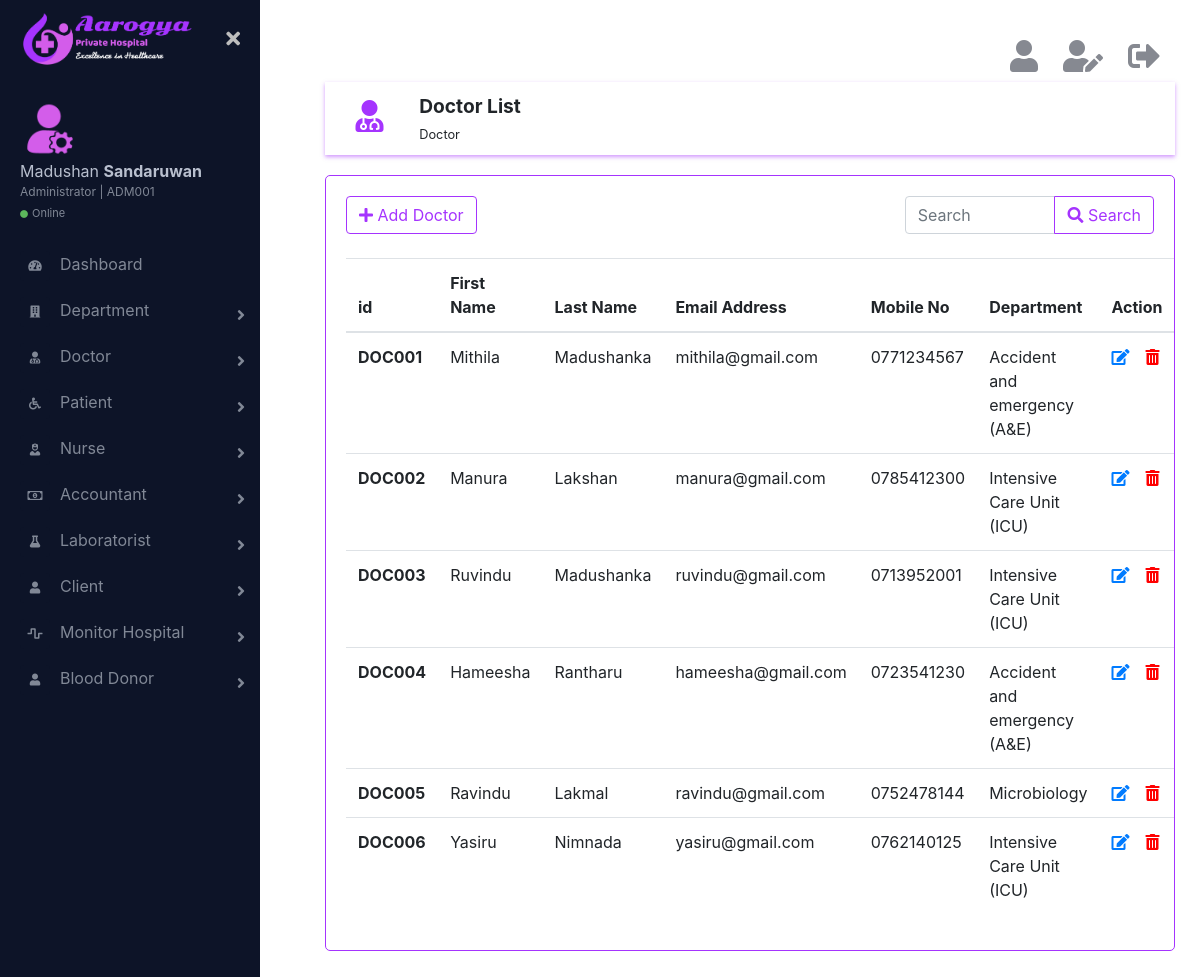
Page /html/doctorList.php (signed in) on the committed database.
### tables this page shows
CREATE TABLE IF NOT EXISTS `doctor` (
  `id` char(6) NOT NULL,
  `firstName` varchar(20) NOT NULL,
  `lastName` varchar(20) NOT NULL,
  `email` varchar(100) NOT NULL,
  `mobile` char(10) NOT NULL,
  `department` char(3) NOT NULL,
  `is_deleted` int(11) NOT NULL,
  PRIMARY KEY (`id`)
);

CREATE TABLE IF NOT EXISTS `department` (
  `id` char(3) NOT NULL,
  `name` varchar(50) NOT NULL,
  `description` text NOT NULL,
  `department_head` char(6) NOT NULL,
  `is_deleted` int(11) NOT NULL,
  PRIMARY KEY (`id`)
);

### html/doctorList.php (the view, shortened to what this page needs)
<?php
    require_once('../connection/connection.php');
?>
<!DOCTYPE html>
<html lang="en">
    <head>
        <link rel="stylesheet" href="../css/bootstrap.min.css">
        <link href="https://cdnjs.cloudflare.com/ajax/libs/font-awesome/5.10.0-11/css/all.css" rel="stylesheet">
        <link href="../css/main.css" rel="stylesheet">
    </head>
    <body>
        <div class="page-wrapper chiller-theme toggled">
            <?php
                require_once('sidebar.php');
            ?>
            <main class="page-content">
                <div class="container">
                    <?php
                        require_once('logoutbar.php');
                    ?>
                    <div class="row topic">
                        <div class="col-md-1 topic-logo">
                            <i class="fas fa-user-md fa-2x"></i>
                        </div>
                        <div class="col-md-11">
                            <span class="font-weight-bold"><big>Doctor List</big><br><small>Doctor</small></span>
                        </div>
                    </div>
                    <div class="row">
                        <div class="col-md-12 form">
                            <div class="row">
                                <div class="col-md-8">
                                    <?php
                                        if($_SESSION['role'] != 'client'){
                                            echo "<a href='addDoctor.php' ><button type='button' class='btn btn-outline-primary'><i class='fas fa-plus'></i>  Add Doctor</button></a>";
                                        }
                                    ?>
                                </div>
                                <div class="col-md-4">
                                    <div class="input-group">
                                        <input type="search" class="form-control" placeholder="Search">
                                        <div class="input-group-append">
                                            <button class="btn btn-outline-primary" type="button"><i class="fas fa-search"></i> Search</button>
                                        </div>
                                    </div>
                                </div>
                            </div>
                            <br>
                            <table class="table">
                              <thead>
                                  <tr>
                                      <th scope="col">id</th>
                                      <?php
                                        if($_SESSION['role'] == 'client'){
                                            echo "<th scope='col'>Name</th>";
                                        } else {
                                            echo "<th scope='col'>First Name</th><th scope='col'>Last Name</th>";
                                        }
                                      ?>
                                      <th scope="col">Email Address</th>
                                      <th scope="col">Mobile No</th>
                                      <th scope="col">Department</th>
                                      <?php
                                        if($_SESSION['role'] == 'admin'){
                                            echo "<th scope='col'>Action</th>";
                                        }
                                    ?>
                                  </tr>
                              </thead>
                              <tbody>
                                  <?php
                                    $query = "SELECT do.*, de.name as dName FROM `doctor` do,`department` de WHERE do.is_deleted = 0 AND  de.id = do.department ORDER BY `id`";
                                    $result_set = mysqli_query($con,$query);
                                    if (mysqli_num_rows($result_set) >= 1) {
                                        while($doc = mysqli_fetch_assoc($result_set)){
                                            echo "<tr>";
                                            echo "<th scope='row'>".$doc['id']."</th>";
                                            if($_SESSION['role'] == 'client'){
                                                echo "<td>".$doc['firstName']." ".$doc['lastName']."</td>";
                                            } else {
                                                echo "<td>".$doc['firstName']."</td>";
                                                echo "<td>".$doc['lastName']."</td>";
                                            }
                                            echo "<td>".$doc['email']."</td>";
                                            echo "<td>".$doc['mobile']."</td>";
                                            echo "<td>".$doc['dName']."</td>";
                                            if($_SESSION['role'] == 'admin'){
                                                echo "<td><a href=\"#\"><i class='fas fa-edit mr-3' data-toggle='tooltip' title='Edit'></i></a><a href='doctorList.php?id={$doc['id']}' onclick=\"return confirm('Are you sure to delete this information ?');\"><i class='fas fa-trash-alt' data-toggle='tooltip' title='Delete' style='color:red;'></i></a></td>";
                                            }
                                            echo "</tr>";
                                        }
                                    } else {
                                        echo "<tr><td><h4 class='text-danger'>No records</h4></td></tr>";
                                    }
                                  ?>
                              </tbody>
                            </table>
                        </div>
                    </div>
                </div>
            </main>
        </div>
    </body>
</html>

### css/main.css (style rules this page uses)
.page-wrapper { height: 100vh; }
@media screen and (min-width: 700px) { .page-wrapper.toggled .page-content { padding-left: 300px; } }
.page-wrapper .page-content { display: inline-block; width: 100%; padding-left: 0px; padding-top: 20px; }
.page-wrapper .page-content > div { padding: 20px 40px; }
.page-wrapper .page-content { overflow-x: hidden; }
.topic { box-shadow: 0 2px 4px rgba(165, 52, 254, 0.5); padding: 10px; }
.topic-logo { display: inline-block; text-align: center; color: rgb(165, 52, 254); margin-top: 8px; }
.form { margin-top: 20px; border: 1px solid rgb(165, 52, 254); border-radius: 5px; padding: 20px; }

### rows in the picture
doctor: id "DOC001", firstName "Mithila", lastName "Madushanka", email "mithila@gmail.com", mobile "0771234567", department.name "Accident and emergency (A&E)"
doctor: id "DOC002", firstName "Manura", lastName "Lakshan", email "manura@gmail.com", mobile "0785412300", department.name "Intensive Care Unit (ICU)"
doctor: id "DOC003", firstName "Ruvindu", lastName "Madushanka", email "ruvindu@gmail.com", mobile "0713952001", department.name "Intensive Care Unit (ICU)"
doctor: id "DOC004", firstName "Hameesha", lastName "Rantharu", email "hameesha@gmail.com", mobile "0723541230", department.name "Accident and emergency (A&E)"
doctor: id "DOC005", firstName "Ravindu", lastName "Lakmal", email "ravindu@gmail.com", mobile "0752478144", department.name "Microbiology"
doctor: id "DOC006", firstName "Yasiru", lastName "Nimnada", email "yasiru@gmail.com", mobile "0762140125", department.name "Intensive Care Unit (ICU)"

### other values in the picture
$_SESSION['firstName'] "Madushan"
$_SESSION['lastName'] "Sandaruwan"
$_SESSION['id'] "ADM001"
